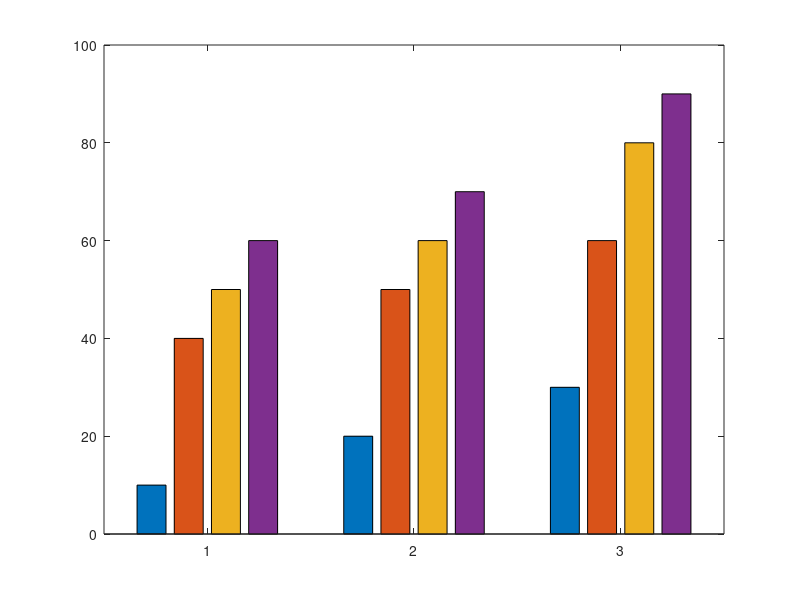

This chart was generated by the following MATLAB code: (Note: this script raises an error after producing the figure.)
% Example data 
model_series = [10 40 50 60; 20 50 60 70; 30 60 80 90]; 
model_error = [1 4 8 6; 2 5 9 12; 3 6 10 13]; 
b = bar(model_series, 'grouped');
hold on
% Calculate the number of groups and number of bars in each group
[ngroups,nbars] = size(model_series);
% Get the x coordinate of the bars
x = nan(nbars, ngroups);
for i = 1:nbars
    x(i,:) = b(i).XEndPoints;
end
% Plot the errorbars
errorbar(x',model_series,model_error,'linestyle','none');
hold off